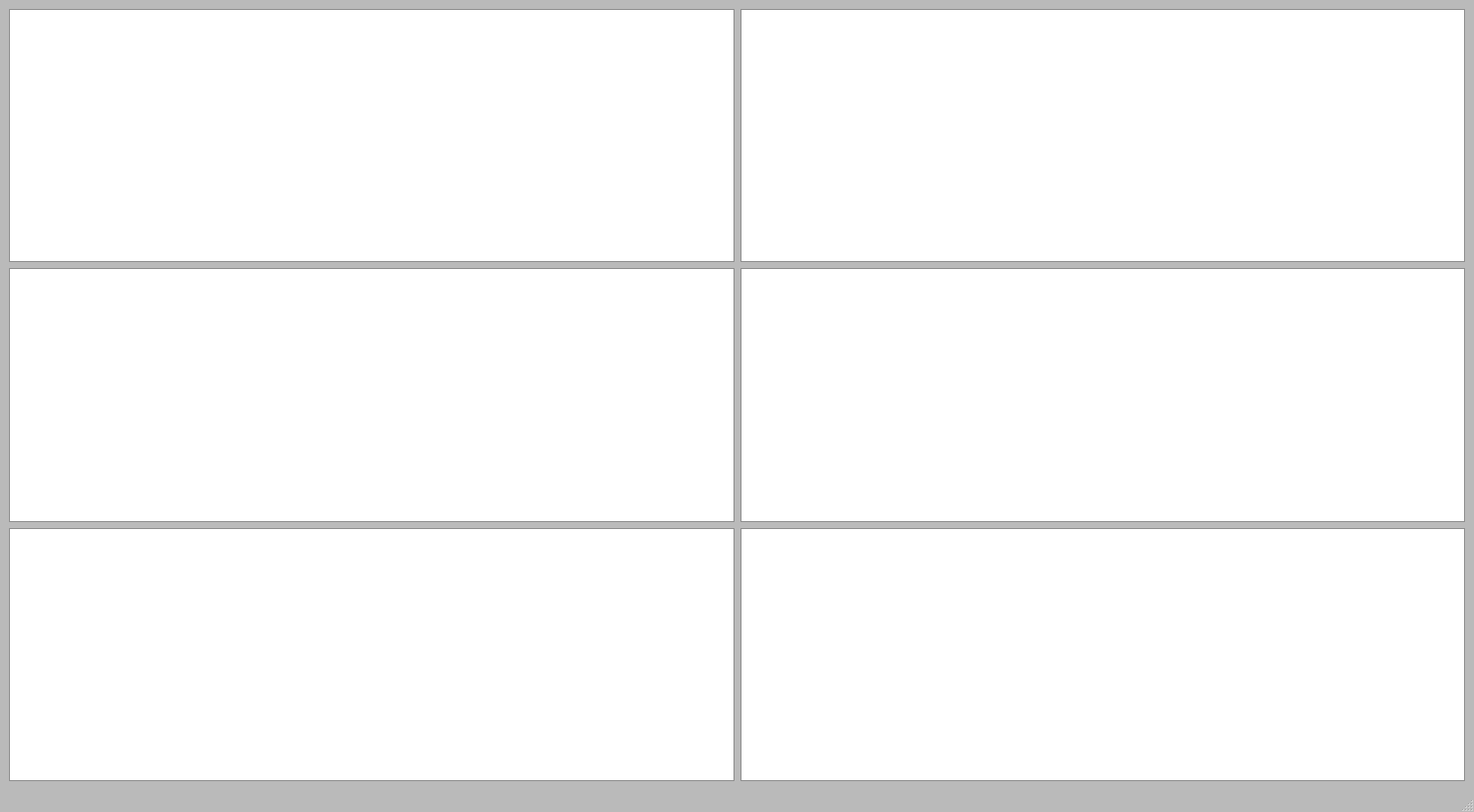
<?xml version="1.0" encoding="UTF-8"?>
<ui version="4.0">
 <class>MainWindow</class>
 <widget class="QMainWindow" name="MainWindow">
  <property name="geometry">
   <rect>
    <x>0</x>
    <y>0</y>
    <width>1479</width>
    <height>815</height>
   </rect>
  </property>
  <property name="palette">
   <palette>
    <active>
     <colorrole role="Base">
      <brush brushstyle="SolidPattern">
       <color alpha="255">
        <red>255</red>
        <green>255</green>
        <blue>255</blue>
       </color>
      </brush>
     </colorrole>
     <colorrole role="Window">
      <brush brushstyle="SolidPattern">
       <color alpha="255">
        <red>186</red>
        <green>186</green>
        <blue>186</blue>
       </color>
      </brush>
     </colorrole>
    </active>
    <inactive>
     <colorrole role="Base">
      <brush brushstyle="SolidPattern">
       <color alpha="255">
        <red>255</red>
        <green>255</green>
        <blue>255</blue>
       </color>
      </brush>
     </colorrole>
     <colorrole role="Window">
      <brush brushstyle="SolidPattern">
       <color alpha="255">
        <red>186</red>
        <green>186</green>
        <blue>186</blue>
       </color>
      </brush>
     </colorrole>
    </inactive>
    <disabled>
     <colorrole role="Base">
      <brush brushstyle="SolidPattern">
       <color alpha="255">
        <red>186</red>
        <green>186</green>
        <blue>186</blue>
       </color>
      </brush>
     </colorrole>
     <colorrole role="Window">
      <brush brushstyle="SolidPattern">
       <color alpha="255">
        <red>186</red>
        <green>186</green>
        <blue>186</blue>
       </color>
      </brush>
     </colorrole>
    </disabled>
   </palette>
  </property>
  <property name="windowTitle">
   <string>MainWindow</string>
  </property>
  <widget class="QWidget" name="centralwidget">
   <property name="enabled">
    <bool>true</bool>
   </property>
   <property name="sizePolicy">
    <sizepolicy hsizetype="Expanding" vsizetype="Expanding">
     <horstretch>0</horstretch>
     <verstretch>0</verstretch>
    </sizepolicy>
   </property>
   <layout class="QGridLayout" name="gridLayout">
    <item row="0" column="0">
     <layout class="QGridLayout" name="gridLayout_2">
      <item row="4" column="1">
       <widget class="PlotWidget" name="GraphMagLow"/>
      </item>
      <item row="4" column="0">
       <widget class="PlotWidget" name="GraphMag"/>
      </item>
      <item row="2" column="0">
       <widget class="PlotWidget" name="GraphGyro"/>
      </item>
      <item row="0" column="0">
       <widget class="PlotWidget" name="GraphAcc"/>
      </item>
      <item row="0" column="1">
       <widget class="PlotWidget" name="GraphAccLow"/>
      </item>
      <item row="2" column="1">
       <widget class="PlotWidget" name="GraphGyroLow"/>
      </item>
     </layout>
    </item>
   </layout>
  </widget>
  <widget class="QMenuBar" name="menubar">
   <property name="geometry">
    <rect>
     <x>0</x>
     <y>0</y>
     <width>1479</width>
     <height>31</height>
    </rect>
   </property>
  </widget>
  <widget class="QStatusBar" name="statusbar"/>
 </widget>
 <customwidgets>
  <customwidget>
   <class>PlotWidget</class>
   <extends>QGraphicsView</extends>
   <header>pyqtgraph</header>
  </customwidget>
 </customwidgets>
 <resources/>
 <connections/>
</ui>
